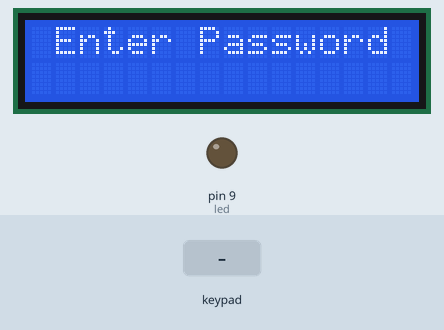
Bench run of a sketch on a simulated Arduino Uno, built with avr-gcc and run on an emulated ATmega328P. Shown: 16×2 character LCD, output pins drawn as LEDs (lit = HIGH). The test bench sets the inputs (shaded band). What the sketch prints to the serial monitor is not drawn.

Above: at 6.2 s.
6.3 s: keypad keys 1 6 0 9 # pressed 0.4 s apart
At 9.0 s:
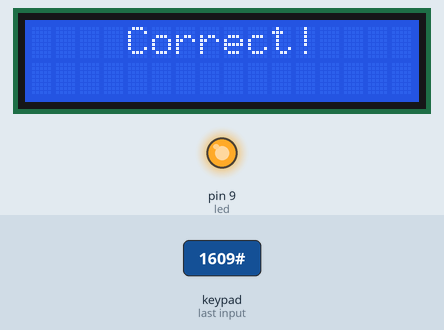
9.8 s: key 'A' pressed
At 11.8 s:
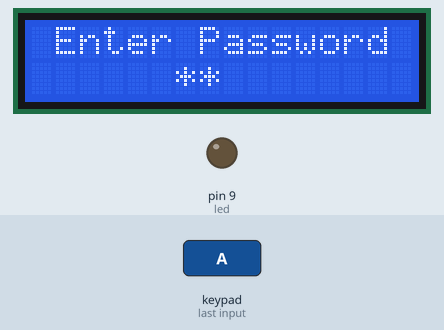
12.8 s: keypad keys 1 6 0 9 A pressed 0.4 s apart
At 14.6 s:
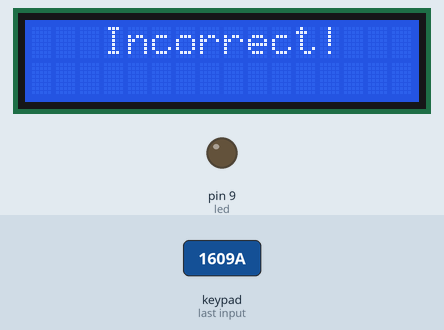
17.8 s: key 'B' pressed
At 19.7 s:
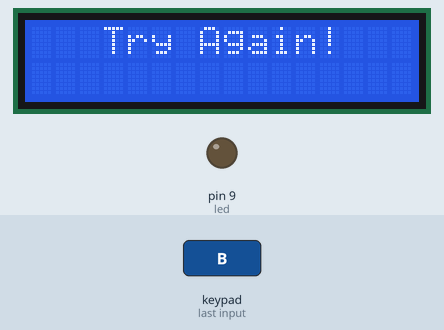
19.8 s: keypad keys 1 2 2 1 D pressed 0.4 s apart
At 23.2 s:
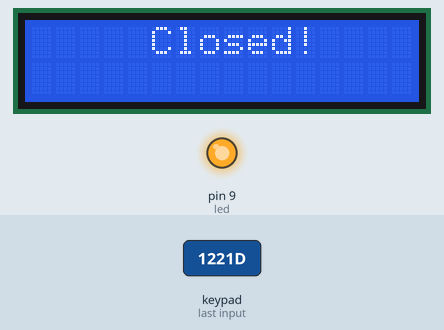
24.8 s: key 'C' pressed
At 25.2 s:
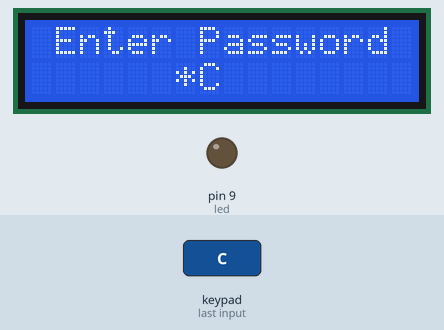
Timing chart, 0 to 27.8 s (numbered marks = the images above; inputs shaded):
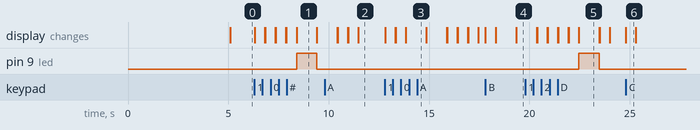

Measured:
- after the input at 6.3 s, pin 9 (led): LOW → HIGH after 2.1 s, → LOW 1.0 s later; the display: first changes at once (image 1 shows a later state)
- after the input at 9.8 s, the display: first differs from a run without the input after 1.2 s (image 2 shows a later state)
- after the input at 12.8 s, the display: first changes at once (image 3 shows a later state)
- after the input at 17.8 s, the display: first changes at once (image 4 shows a later state)
- after the input at 19.8 s, pin 9 (led): LOW → HIGH after 2.7 s, → LOW 1.0 s later; the display: first differs from a run without the input after 0.58 s (image 5 shows a later state)
- after the input at 24.8 s, the display: changes at once (image 6)
- what the display in image 1 shows lasts 1.0 s, from 8.4 s to 9.4 s

The sketch:

keypad4x4_with_LCD.ino
```cpp
/*4X4     Arduin0
 * 2  -     A0
 * 3  -     A1
 * 4  -     A2
 * 5  -     A3
 * 6  -     7
 * 7  -     6
 * 8  -     5
 * 9  -     4
 *
 *
 * Nạp code mở Serial Monitor, chọn No line ending, baud 9600.

*/
#include <Keypad.h>
#include <Servo.h>
#include <Wire.h>
#include <LiquidCrystal_I2C.h>      // Khai báo thư viện LCD sử dụng I2C
LiquidCrystal_I2C lcd(0x27, 16, 2); // 0x27 địa chỉ LCD, 16 cột và 2 hàng
//Servo myservo; //Tạo biến myServo của loại Servo

const byte ROWS = 4;
const byte COLS = 4;
char password[5];
char On_equip[]="1609"; // Mật khẩu mở cửa
char Off_equip[]="1221"; // Mật khẩu đóng cửa
int i = 0;
int dem=0;
//int servo = 10;
int led = 9;

char MatrixKey[ROWS][COLS] =
{
  {'1','2','3','A'},
  {'4','5','6','B'},
  {'7','8','9','C'},
  {'*','0','#','D'}
};
byte rowPins[ROWS] = {7, 6, 5, 4}; //connect to the row pinouts of the keypad
byte colPins[COLS] = {A0, A1, A2, A3}; //connect to the column pinouts of the keypad

Keypad Mykeys = Keypad( makeKeymap(MatrixKey), rowPins, colPins, ROWS, COLS);
//====================================================================

void setup(){
  Serial.begin(9600);
  pinMode(led,OUTPUT);

  lcd.init(); // Khởi tạo màn hình Màn hình
  lcd.backlight(); // Bật đèn màn hình Màn hình

//  myservo.attach(servo);
//  myservo.write (0);

// Hiện chữ E-FIGHT
  lcd.setCursor(4, 0); // Di chuyển con trỏ đến cột 4 và hàng 0
  lcd.print("E-FIGHT");
  delay(5000);
  lcd.clear();
  lcd.print(" Enter Password");
  Serial.println("Mat khau: ");
}
//===================================================================
void enterKey(){
  char EnterKey = Mykeys.getKey();

  if(EnterKey){     //đợi tín hiệu nhập vào
    // Nhập mật khẩu
    if (i == 0) {
      password[0] = EnterKey;
      lcd.setCursor(6, 1);
      lcd.print(password[0]);
      delay(500); // Ký tự hiển thị trên màn hình LCD trong 0.5s
      lcd.setCursor(6, 1);
      lcd.print("*"); // Ký tự được thay bởi dấu *
      Serial.print(password[0]);
    }
    if (i == 1) {
      password[1] = EnterKey;
      lcd.setCursor(7, 1);
      lcd.print(password[1]);
      delay(500);
      lcd.setCursor(7, 1);
      lcd.print("*");
      Serial.print(password[1]);
    }
    if (i == 2) {
      password[2] = EnterKey;
      lcd.setCursor(8, 1);
      lcd.print(password[2]);
      delay(500);
      lcd.setCursor(8, 1);
      lcd.print("*");
      Serial.print(password[2]);
    }
    if (i == 3) {
      password[3] = EnterKey;
      lcd.setCursor(9, 1);
      lcd.print(password[3]);
      delay(500);
      lcd.setCursor(9, 1);
      lcd.print("*");
      Serial.println(password[3]);
    }
    i++;
    dem++;
 }
}
void loop(){
  enterKey();

  if(dem==4) {
    if(strcmp(password,On_equip)== 0 ){
        lcd.clear();
        lcd.print("    Correct!");
//        myservo.write(180); // Mở cửa!
        digitalWrite(led,HIGH);
        delay(1000);
        digitalWrite(led,LOW);
        lcd.clear();
        lcd.print("     Opened!");
        delay(1000);
        lcd.clear();
        lcd.print(" Enter Password");
        Serial.println(" Dung mat khau mo cua!");
      }

     else if(strcmp(password,Off_equip) == 0){
        lcd.clear();
//        myservo.write(0); // Đóng cửa
        lcd.print("     Closed!");
        digitalWrite(led,HIGH);
        delay(1000);
        digitalWrite(led,LOW);
        lcd.clear();
        lcd.print(" Enter Password");
      }

      else{
        lcd.clear();
        lcd.print("   Incorrect!");
        delay(1000);
        lcd.clear();
        lcd.print("   Try Again!");
        delay(1000);
        lcd.clear();
        lcd.print(" Enter Password");
        Serial.println(" Sai mat khau nhap lai.............");
        digitalWrite(led,LOW);
     }
    i=0;
    dem=0;
   }
 }
```
